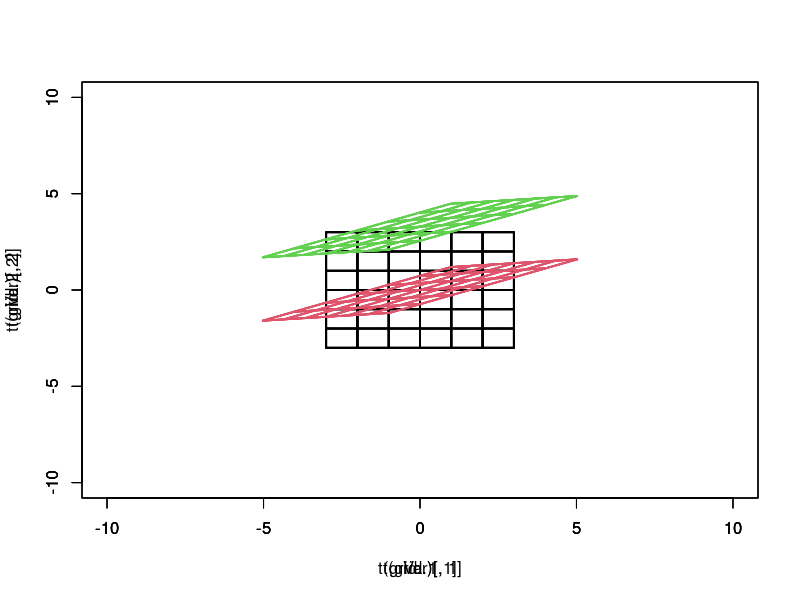
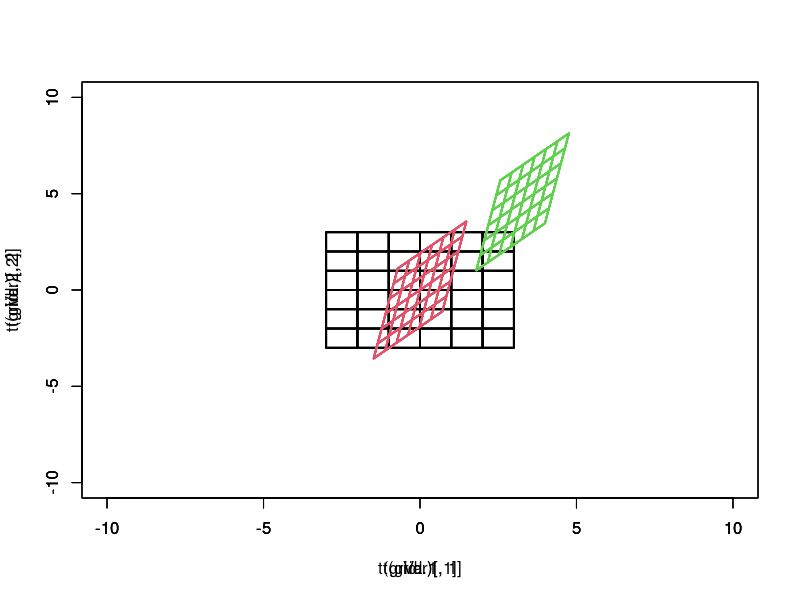

Reproduce these figures in R, in order.
## ---- chunk 1
x <- runif(1)
a <- runif(1)
X <- c(x,0)
M <- matrix(c(1,runif(1),a,runif(1)),byrow=T,nrow=2)
M %*% X
c(x, a*x)
## ---- chunk 2
b <- runif(1,3,5)
X2 <- c(x,0,1)
M2 <- rbind(cbind(M,c(0,b)),c(0,0,1))
M2 %*% X2
c(x,a*x+b,1)
## ---- chunk 3
x <- seq(-3,3,by=1)
y <- seq(-3,3,by=0.01)
x. <- numeric(length(x)^2)
y. <- numeric(length(y)^2)
grid <- rbind(expand.grid(x,y),expand.grid(y,x))
plot(grid,pch=20,cex=0.1,xlim=c(-10,10),ylim=c(-10,10))
grid. <- M %*% t(grid)
par(new=T)
plot(t(grid.),pch=20,cex=0.1,col=2,xlim=c(-10,10),ylim=c(-10,10))
grid.. <- M2 %*% t(cbind(grid,rep(1,dim(grid)[1])))
par(new=T)
plot(t(grid..)[,1],t(grid..)[,2],pch=20,cex=0.1,col=3,xlim=c(-10,10),ylim=c(-10,10))
## ---- chunk 4
x1 <- runif(1)
x2 <- runif(1)
a1 <- runif(1)
a2 <- runif(1)
b1 <- runif(1)
b2 <- runif(1)
XX <- c(x1,x2,0)
S <- matrix(c(a1,a2,runif(1),b1,b2,runif(1)),byrow=T,nrow=2)
S %*% XX
c(a1*x1+a2*x2,b1*x1+b2*x2)
## ---- chunk 5
c <- runif(1,3,5)
d <- runif(1,3,5)
XX2 <- c(x1,x2,0,1)
S2 <- rbind(cbind(S,c(c,d)),c(0,0,0,1))
S2 %*% XX2
c(a1*x1+a2*x2+c,b1*x1+b2*x2+d,1)
## ---- chunk 6
x <- seq(-3,3,by=1)
y <- seq(-3,3,by=0.01)
x. <- numeric(length(x)^2)
y. <- numeric(length(y)^2)
grid <- rbind(expand.grid(x,y),expand.grid(y,x))
plot(grid,pch=20,cex=0.1,xlim=c(-10,10),ylim=c(-10,10))
grid. <- S %*% t(cbind(grid,rep(0,dim(grid)[1])))
par(new=T)
plot(t(grid.),pch=20,cex=0.1,col=2,xlim=c(-10,10),ylim=c(-10,10))
grid.. <- S2 %*% t(cbind(grid,matrix(c(rep(0,dim(grid)[1]),rep(1,dim(grid)[1])),byrow=F,ncol=2)))
par(new=T)
plot(t(grid..)[,1],t(grid..)[,2],pch=20,cex=0.1,col=3,xlim=c(-10,10),ylim=c(-10,10))
